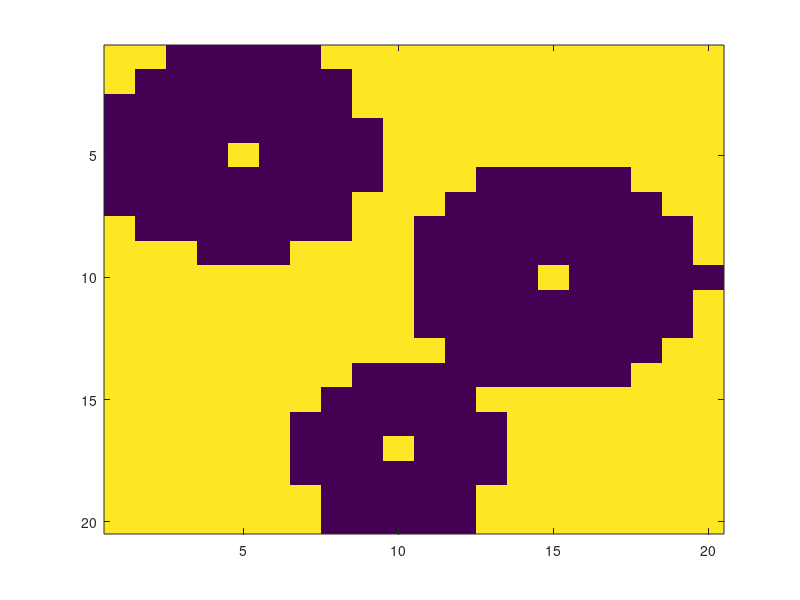
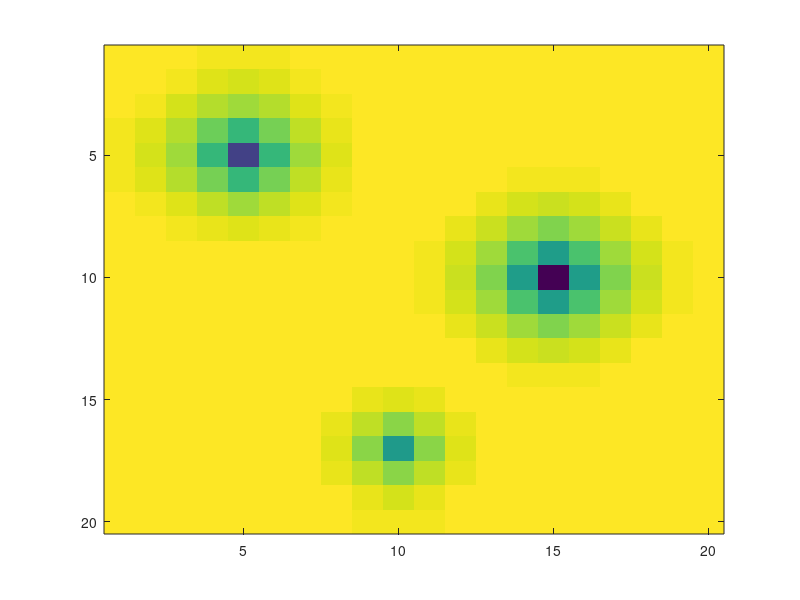
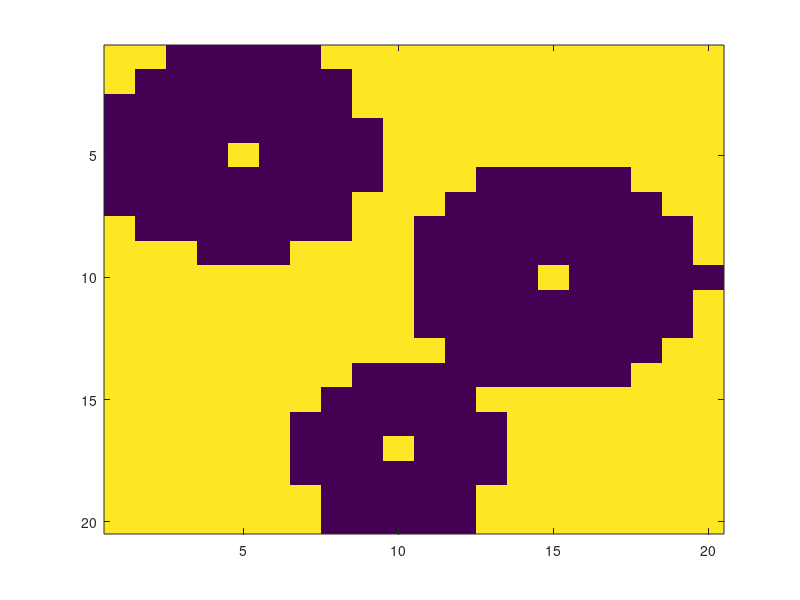
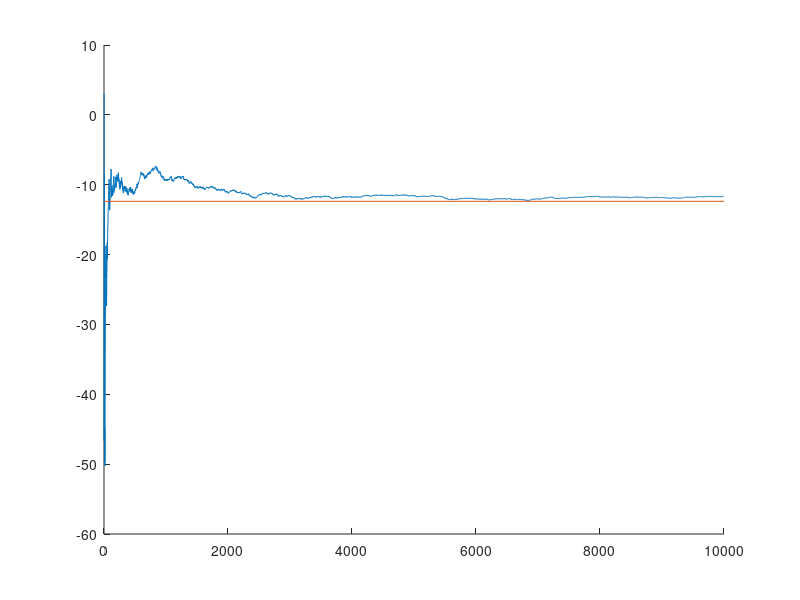

These figures' MATLAB source, in order:
%% Infinite Horizon Stopping Problem
k = 20; % Grid size
m = 2;  % Cardinality of input set

% Stage cost
G = zeros(k,k,m);
G(:,:,1) = 1; % Cost for waiting
G(5,5,2) = -120; % Costs for stopping
G(17,10,2) = -70;
G(10,15,2) = -150; 

%%
J = zeros(k,k); % Optimal costs
pi_Star = zeros(k,k); % Optimal policy
J_Plus = ones(k,k); % Optimal costs at next iteration

t = 0; % value iteration counter

%[down, up, right, left]

while norm(J - J_Plus) >= 1e-8 % Value iteration
    t = t + 1 % Count iterations
    J = J_Plus; % Update costs
    for i = 1:k
        for j = 1:k
            Ju = zeros(m,1);
            if i == 1
                if j == 1 % Top left corner
                    Ju(1) = G(i,j,1) + [1/2 1/2]*[J(i+1,j) J(i,j+1)]';
                elseif j == k % Top right corner
                    Ju(1) = G(i,j,1) + [1/2 1/2]*[J(i+1,j) J(i,j-1)]';
                else % Top boundary
                    Ju(1) = G(i,j,1) + [1/3 1/3 1/3]*[J(i+1,j) J(i,j+1) J(i,j-1)]';
                end
            elseif i == k 
                if j == 1 % Bottom left corner
                    Ju(1) = G(i,j,1) + [1/2 1/2]*[J(i-1,j) J(i,j+1)]';
                elseif j == k % Bottom right corner
                    Ju(1) = G(i,j,1) + [1/2 1/2]*[J(i-1,j) J(i,j-1)]';
                else % Bottom boundary
                    Ju(1) = G(i,j,1) + [1/3 1/3 1/3]*[J(i-1,j) J(i,j+1) J(i,j-1)]';
                end
            elseif j == 1 % Left boundary
                Ju(1) = G(i,j,1) + [1/3 1/3 1/3]*[J(i+1,j) J(i-1,j) J(i,j+1)]';
            elseif j == k % Right boundary
                Ju(1) = G(i,j,1) + [1/3 1/3 1/3]*[J(i+1,j) J(i-1,j) J(i,j-1)]';
            else
                Ju(1) = G(i,j,1) + [1/4 1/4 1/4 1/4]*[J(i+1,j) J(i-1,j) J(i,j+1) J(i,j-1)]';
            end
            Ju(2) = G(i,j,2);
            [J_Plus(i,j), pi_Star(i,j)] = min(Ju);
        end
    end
end

%% Plotting
figure;
imagesc(pi_Star)
figure;
imagesc(J_Plus)

%% Simulation
figure;
imagesc(pi_Star);
hold on 
colors = {'r','b','k','g','m'};
simT = 1000;
nSims = 10000;
Costs = zeros(nSims,1);
for n = 1:nSims
    Done = 0;
    rng(n);
    x = zeros(2,simT+1);
    x(:,1) = [10;12];
%     plot(x(2,1),x(1,1),'ro','MarkerSize',15);
    for t = 1:simT
        
        if Done == 1
            x(:,t+1) = x(:,t);
        else
            u = pi_Star(x(1,t),x(2,t)); % Optimal input
            if u == 1 % Wait
                r = rand;
                if x(1,t) == 1
                    if x(2,t) == 1 % Top left corner
                        dir = find(r < [1/2 1/2 1 1],1);
                    elseif x(2,t) == k % Top right corner
                        dir = find(r < [1/2 1/2 1/2 1],1);
                    else % Top boundary
                        dir = find(r < [1/3 1/3 2/3 1],1);
                    end
                elseif x(1,t) == k
                    if x(2,t) == 1 % Bottom left corner
                        dir = find(r < [0 1/2 1 1],1);
                    elseif x(2,t) == k % Bottom right corner
                        dir = find(r < [0 1/2 1/2 1],1);
                    else % Bottom boundary
                        dir = find(r < [0 1/3 2/3 1],1);
                    end
                elseif x(2,t) == 1 % Left boundary
                    dir = find(r < [1/3 2/3 1 1],1);
                elseif x(2,t) == k % Right boundary
                    dir = find(r < [1/3 2/3 2/3 1],1);
                else
                    dir = find(r < [0.25 0.5 0.75 1],1);
                end
%                 dir
                if dir == 1
                    x(:,t+1) = x(:,t) + [1;0];
                elseif dir == 2
                    x(:,t+1) = x(:,t) + [-1;0];
                elseif dir == 3
                    x(:,t+1) = x(:,t) + [0;1];
                elseif dir == 4
                    x(:,t+1) = x(:,t) + [0;-1];
                end
                Costs(n) = Costs(n) + 1;
            else % Stop
                x(:,t+1) = x(:,t);
                Costs(n) = Costs(n) + G(x(1,t),x(2,t),2);
                Done = 1;
                break
            end
        end
%         plot(x(2,t+1),x(1,t+1),'o','MarkerSize',15,'Color',colors{mod(t,length(colors))+1});
%         drawnow
%         pause(0.1)
    end
    delete(findobj(gca,'type','line'));
end

figure;hold on
plot(cumsum(Costs)./[1:nSims]')
plot([1 nSims],J_Plus(x(1,1),x(2,1))*[1 1])

